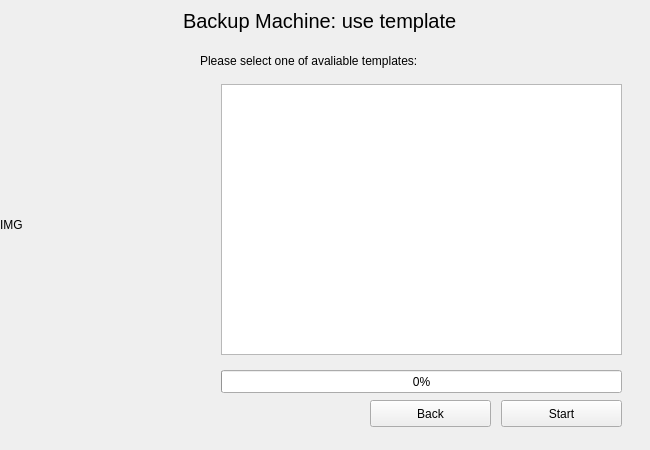
<?xml version="1.0" encoding="UTF-8"?>
<ui version="4.0">
 <class>Form</class>
 <widget class="QWidget" name="Form">
  <property name="geometry">
   <rect>
    <x>0</x>
    <y>0</y>
    <width>650</width>
    <height>450</height>
   </rect>
  </property>
  <property name="minimumSize">
   <size>
    <width>650</width>
    <height>450</height>
   </size>
  </property>
  <property name="maximumSize">
   <size>
    <width>650</width>
    <height>450</height>
   </size>
  </property>
  <property name="windowTitle">
   <string>Backup Machine</string>
  </property>
  <widget class="QLabel" name="bgrObject">
   <property name="geometry">
    <rect>
     <x>0</x>
     <y>0</y>
     <width>170</width>
     <height>450</height>
    </rect>
   </property>
   <property name="text">
    <string>&lt;html&gt;&lt;head/&gt;&lt;body&gt;&lt;p&gt;IMG&lt;/p&gt;&lt;/body&gt;&lt;/html&gt;</string>
   </property>
   <property name="scaledContents">
    <bool>true</bool>
   </property>
  </widget>
  <widget class="QLabel" name="useTemplateTitleLabel">
   <property name="geometry">
    <rect>
     <x>183</x>
     <y>5</y>
     <width>451</width>
     <height>31</height>
    </rect>
   </property>
   <property name="font">
    <font>
     <pointsize>15</pointsize>
    </font>
   </property>
   <property name="text">
    <string>Backup Machine: use template</string>
   </property>
  </widget>
  <widget class="QLabel" name="selectTemplateLabel">
   <property name="geometry">
    <rect>
     <x>200</x>
     <y>41</y>
     <width>431</width>
     <height>41</height>
    </rect>
   </property>
   <property name="text">
    <string>&lt;html&gt;&lt;head/&gt;&lt;body&gt;&lt;p&gt;Please select one of avaliable templates:&lt;/p&gt;&lt;/body&gt;&lt;/html&gt;</string>
   </property>
   <property name="wordWrap">
    <bool>true</bool>
   </property>
  </widget>
  <widget class="QListWidget" name="templatesListView">
   <property name="geometry">
    <rect>
     <x>221</x>
     <y>84</y>
     <width>401</width>
     <height>271</height>
    </rect>
   </property>
  </widget>
  <widget class="QPushButton" name="startPushButton">
   <property name="geometry">
    <rect>
     <x>501</x>
     <y>400</y>
     <width>121</width>
     <height>27</height>
    </rect>
   </property>
   <property name="text">
    <string>Start</string>
   </property>
  </widget>
  <widget class="QPushButton" name="backPushButton">
   <property name="geometry">
    <rect>
     <x>370</x>
     <y>400</y>
     <width>121</width>
     <height>27</height>
    </rect>
   </property>
   <property name="text">
    <string>Back</string>
   </property>
  </widget>
  <widget class="QProgressBar" name="progressBar">
   <property name="geometry">
    <rect>
     <x>221</x>
     <y>370</y>
     <width>401</width>
     <height>23</height>
    </rect>
   </property>
   <property name="value">
    <number>0</number>
   </property>
  </widget>
 </widget>
 <resources/>
 <connections/>
</ui>
